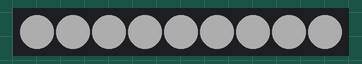
Recording of a sketch running on a simulated ATtiny85, built with avr-gcc and run on an emulated ATtiny85. Parts: 9 RGB LEDs in strip order, left to right. Dim RGB values are drawn brighter than linear.

Above: at 1.96 s.
At 2.59 s:
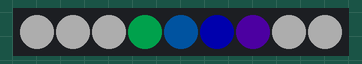
At 3.51 s:
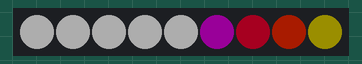
At 9.57 s:
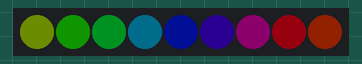
At 11.7 s:
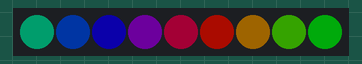
At 14.1 s:
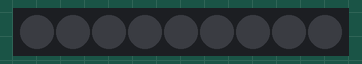

Measured:
- by itself, everything shown: repeats every 17.9 s, in 82 steps
- what the display in image 5 shows lasts 0.9 s, from 14.1 s to 15.0 s

The sketch:

rainbow_led_matrix.ino
```cpp
// This example will blink a random rainbow led
#include <Adafruit_NeoPixel.h>
#ifdef __AVR__
  #include <avr/power.h>
#endif

#define PIN 27  // responding to Digial pin of port D1, you can use another port

#define NUM_LEDS 9

#define BRIGHTNESS 50

// setup variable for neopixel module
Adafruit_NeoPixel strip = Adafruit_NeoPixel(NUM_LEDS, PIN, NEO_GRBW + NEO_KHZ800);

byte neopix_gamma[] = {
    0,  0,  0,  0,  0,  0,  0,  0,  0,  0,  0,  0,  0,  0,  0,  0,
    0,  0,  0,  0,  0,  0,  0,  0,  0,  0,  0,  0,  1,  1,  1,  1,
    1,  1,  1,  1,  1,  1,  1,  1,  1,  2,  2,  2,  2,  2,  2,  2,
    2,  3,  3,  3,  3,  3,  3,  3,  4,  4,  4,  4,  4,  5,  5,  5,
    5,  6,  6,  6,  6,  7,  7,  7,  7,  8,  8,  8,  9,  9,  9, 10,
   10, 10, 11, 11, 11, 12, 12, 13, 13, 13, 14, 14, 15, 15, 16, 16,
   17, 17, 18, 18, 19, 19, 20, 20, 21, 21, 22, 22, 23, 24, 24, 25,
   25, 26, 27, 27, 28, 29, 29, 30, 31, 32, 32, 33, 34, 35, 35, 36,
   37, 38, 39, 39, 40, 41, 42, 43, 44, 45, 46, 47, 48, 49, 50, 50,
   51, 52, 54, 55, 56, 57, 58, 59, 60, 61, 62, 63, 64, 66, 67, 68,
   69, 70, 72, 73, 74, 75, 77, 78, 79, 81, 82, 83, 85, 86, 87, 89,
   90, 92, 93, 95, 96, 98, 99,101,102,104,105,107,109,110,112,114,
  115,117,119,120,122,124,126,127,129,131,133,135,137,138,140,142,
  144,146,148,150,152,154,156,158,160,162,164,167,169,171,173,175,
  177,180,182,184,186,189,191,193,196,198,200,203,205,208,210,213,
  215,218,220,223,225,228,231,233,236,239,241,244,247,249,252,255 };


void setup() {
  // This is for Trinket 5V 16MHz, you can remove these three lines if you are not using a Trinket
  #if defined (__AVR_ATtiny85__)
    if (F_CPU == 16000000) clock_prescale_set(clock_div_1);
  #endif
  // End of trinket special code
  strip.setBrightness(BRIGHTNESS);
  strip.begin();
  strip.show(); // Initialize all pixels to 'off'
}

void loop() {
  // Some example procedures showing how to display to the pixels:
  colorWipe(strip.Color(255, 0, 0), 50); // Red
  colorWipe(strip.Color(0, 255, 0), 50); // Green
  colorWipe(strip.Color(0, 0, 255), 50); // Blue
  colorWipe(strip.Color(0, 0, 0, 255), 50); // White

  whiteOverRainbow(20,75,5);

  pulseWhite(5);

   fullWhite();
   delay(2000);

  rainbowFade2White(3,3,1);


}

// Fill the dots one after the other with a color
void colorWipe(uint32_t c, uint8_t wait) {
  for(uint16_t i=0; i<strip.numPixels(); i++) {
    strip.setPixelColor(i, c);
    strip.show();
    delay(wait);
  }
}

void pulseWhite(uint8_t wait) {
  for(int j = 0; j < 256 ; j++){
      for(uint16_t i=0; i<strip.numPixels(); i++) {
          strip.setPixelColor(i, strip.Color(0,0,0, neopix_gamma[j] ) );
        }
        delay(wait);
        strip.show();
      }

  for(int j = 255; j >= 0 ; j--){
      for(uint16_t i=0; i<strip.numPixels(); i++) {
          strip.setPixelColor(i, strip.Color(0,0,0, neopix_gamma[j] ) );
        }
        delay(wait);
        strip.show();
      }
}


void rainbowFade2White(uint8_t wait, int rainbowLoops, int whiteLoops) {
  float fadeMax = 100.0;
  int fadeVal = 0;
  uint32_t wheelVal;
  int redVal, greenVal, blueVal;

  for(int k = 0 ; k < rainbowLoops ; k ++){

    for(int j=0; j<256; j++) { // 5 cycles of all colors on wheel

      for(int i=0; i< strip.numPixels(); i++) {

        wheelVal = Wheel(((i * 256 / strip.numPixels()) + j) & 255);

        redVal = red(wheelVal) * float(fadeVal/fadeMax);
        greenVal = green(wheelVal) * float(fadeVal/fadeMax);
        blueVal = blue(wheelVal) * float(fadeVal/fadeMax);

        strip.setPixelColor( i, strip.Color( redVal, greenVal, blueVal ) );

      }

      //First loop, fade in!
      if(k == 0 && fadeVal < fadeMax-1) {
          fadeVal++;
      }

      //Last loop, fade out!
      else if(k == rainbowLoops - 1 && j > 255 - fadeMax ){
          fadeVal--;
      }

        strip.show();
        delay(wait);
    }

  }
  delay(500);

  for(int k = 0 ; k < whiteLoops ; k ++){

    for(int j = 0; j < 256 ; j++){

        for(uint16_t i=0; i < strip.numPixels(); i++) {
            strip.setPixelColor(i, strip.Color(0,0,0, neopix_gamma[j] ) );
          }
          strip.show();
        }

        delay(2000);
    for(int j = 255; j >= 0 ; j--){

        for(uint16_t i=0; i < strip.numPixels(); i++) {
            strip.setPixelColor(i, strip.Color(0,0,0, neopix_gamma[j] ) );
          }
          strip.show();
        }
  }
  delay(500);
}

void whiteOverRainbow(uint8_t wait, uint8_t whiteSpeed, uint8_t whiteLength ) {

  if(whiteLength >= strip.numPixels()) whiteLength = strip.numPixels() - 1;

  int head = whiteLength - 1;
  int tail = 0;

  int loops = 3;
  int loopNum = 0;
  static unsigned long lastTime = 0;

  while(true){
    for(int j=0; j<256; j++) {
      for(uint16_t i=0; i<strip.numPixels(); i++) {
        if((i >= tail && i <= head) || (tail > head && i >= tail) || (tail > head && i <= head) ){
          strip.setPixelColor(i, strip.Color(0,0,0, 255 ) );
        }
        else{
          strip.setPixelColor(i, Wheel(((i * 256 / strip.numPixels()) + j) & 255));
        }

      }

      if(millis() - lastTime > whiteSpeed) {
        head++;
        tail++;
        if(head == strip.numPixels()){
          loopNum++;
        }
        lastTime = millis();
      }

      if(loopNum == loops) return;

      head%=strip.numPixels();
      tail%=strip.numPixels();
        strip.show();
        delay(wait);
    }
  }

}
void fullWhite() {

    for(uint16_t i=0; i<strip.numPixels(); i++) {
        strip.setPixelColor(i, strip.Color(100,100,100 ) );
    }
      strip.show();
}


// Slightly different, this makes the rainbow equally distributed throughout
void rainbowCycle(uint8_t wait) {
  uint16_t i, j;

  for(j=0; j<256 * 5; j++) { // 5 cycles of all colors on wheel
    for(i=0; i< strip.numPixels(); i++) {
      strip.setPixelColor(i, Wheel(((i * 256 / strip.numPixels()) + j) & 255));
    }
    strip.show();
    delay(wait);
  }
}

//make rainbow led
void rainbow(uint8_t wait) {
  uint16_t i, j;

  for(j=0; j<256; j++) {
    for(i=0; i<strip.numPixels(); i++) {
      strip.setPixelColor(i, Wheel((i+j) & 255));
    }
    strip.show();
    delay(wait);
  }
}

// Input a value 0 to 255 to get a color value.
// The colours are a transition r - g - b - back to r.
uint32_t Wheel(byte WheelPos) {
  WheelPos = 255 - WheelPos;
  if(WheelPos < 85) {
    return strip.Color(255 - WheelPos * 3, 0, WheelPos * 3,0);
  }
  if(WheelPos < 170) {
    WheelPos -= 85;
    return strip.Color(0, WheelPos * 3, 255 - WheelPos * 3,0);
  }
  WheelPos -= 170;
  return strip.Color(WheelPos * 3, 255 - WheelPos * 3, 0,0);
}

uint8_t red(uint32_t c) {
  return (c >> 16);
}
uint8_t green(uint32_t c) {
  return (c >> 8);
}
uint8_t blue(uint32_t c) {
  return (c);
}
```
